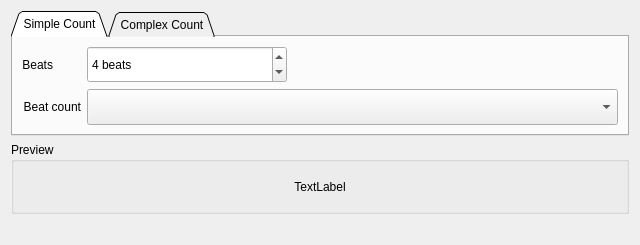
<?xml version="1.0" encoding="UTF-8"?>
<ui version="4.0">
 <class>measureTabs</class>
 <widget class="QWidget" name="measureTabs">
  <property name="geometry">
   <rect>
    <x>0</x>
    <y>0</y>
    <width>640</width>
    <height>245</height>
   </rect>
  </property>
  <property name="sizePolicy">
   <sizepolicy hsizetype="Expanding" vsizetype="Expanding">
    <horstretch>0</horstretch>
    <verstretch>0</verstretch>
   </sizepolicy>
  </property>
  <property name="windowTitle">
   <string>Form</string>
  </property>
  <layout class="QVBoxLayout" name="verticalLayout">
   <item>
    <widget class="QTabWidget" name="counterTabs">
     <property name="sizePolicy">
      <sizepolicy hsizetype="Preferred" vsizetype="Preferred">
       <horstretch>0</horstretch>
       <verstretch>0</verstretch>
      </sizepolicy>
     </property>
     <property name="minimumSize">
      <size>
       <width>580</width>
       <height>125</height>
      </size>
     </property>
     <property name="maximumSize">
      <size>
       <width>16777215</width>
       <height>16777215</height>
      </size>
     </property>
     <property name="tabShape">
      <enum>QTabWidget::Triangular</enum>
     </property>
     <property name="currentIndex">
      <number>0</number>
     </property>
     <widget class="QWidget" name="simpleTab">
      <property name="sizePolicy">
       <sizepolicy hsizetype="Preferred" vsizetype="Expanding">
        <horstretch>0</horstretch>
        <verstretch>0</verstretch>
       </sizepolicy>
      </property>
      <property name="toolTip">
       <string>Edit a simple measure count</string>
      </property>
      <attribute name="title">
       <string>Simple Count</string>
      </attribute>
      <layout class="QGridLayout" name="gridLayout">
       <item row="0" column="0">
        <spacer name="horizontalSpacer_3">
         <property name="orientation">
          <enum>Qt::Horizontal</enum>
         </property>
         <property name="sizeType">
          <enum>QSizePolicy::MinimumExpanding</enum>
         </property>
         <property name="sizeHint" stdset="0">
          <size>
           <width>0</width>
           <height>20</height>
          </size>
         </property>
        </spacer>
       </item>
       <item row="1" column="2">
        <widget class="QComboBox" name="beatCountComboBox">
         <property name="sizePolicy">
          <sizepolicy hsizetype="Expanding" vsizetype="Preferred">
           <horstretch>2</horstretch>
           <verstretch>0</verstretch>
          </sizepolicy>
         </property>
         <property name="minimumSize">
          <size>
           <width>460</width>
           <height>0</height>
          </size>
         </property>
         <property name="maximumSize">
          <size>
           <width>16777215</width>
           <height>16777215</height>
          </size>
         </property>
         <property name="baseSize">
          <size>
           <width>460</width>
           <height>0</height>
          </size>
         </property>
         <property name="toolTip">
          <string>The number of beats in this measure</string>
         </property>
        </widget>
       </item>
       <item row="0" column="1">
        <widget class="QLabel" name="label_2">
         <property name="sizePolicy">
          <sizepolicy hsizetype="Maximum" vsizetype="Preferred">
           <horstretch>0</horstretch>
           <verstretch>0</verstretch>
          </sizepolicy>
         </property>
         <property name="toolTip">
          <string>The size of each measure in the new score in beats</string>
         </property>
         <property name="text">
          <string>Beats</string>
         </property>
         <property name="alignment">
          <set>Qt::AlignRight|Qt::AlignTrailing|Qt::AlignVCenter</set>
         </property>
         <property name="buddy">
          <cstring>beatsSpinBox</cstring>
         </property>
        </widget>
       </item>
       <item row="0" column="2">
        <widget class="QSpinBox" name="beatsSpinBox">
         <property name="sizePolicy">
          <sizepolicy hsizetype="Preferred" vsizetype="Preferred">
           <horstretch>1</horstretch>
           <verstretch>0</verstretch>
          </sizepolicy>
         </property>
         <property name="maximumSize">
          <size>
           <width>200</width>
           <height>16777215</height>
          </size>
         </property>
         <property name="baseSize">
          <size>
           <width>100</width>
           <height>0</height>
          </size>
         </property>
         <property name="toolTip">
          <string>The size of each measure in the new score in beats</string>
         </property>
         <property name="statusTip">
          <string>The size of each measure in the new score in beats</string>
         </property>
         <property name="suffix">
          <string> beats</string>
         </property>
         <property name="minimum">
          <number>1</number>
         </property>
         <property name="maximum">
          <number>256</number>
         </property>
         <property name="value">
          <number>4</number>
         </property>
        </widget>
       </item>
       <item row="1" column="1">
        <widget class="QLabel" name="label_3">
         <property name="sizePolicy">
          <sizepolicy hsizetype="Maximum" vsizetype="Preferred">
           <horstretch>0</horstretch>
           <verstretch>0</verstretch>
          </sizepolicy>
         </property>
         <property name="toolTip">
          <string>The number of beats in this measure</string>
         </property>
         <property name="text">
          <string>Beat count</string>
         </property>
         <property name="alignment">
          <set>Qt::AlignRight|Qt::AlignTrailing|Qt::AlignVCenter</set>
         </property>
        </widget>
       </item>
       <item row="0" column="3">
        <spacer name="horizontalSpacer_4">
         <property name="orientation">
          <enum>Qt::Horizontal</enum>
         </property>
         <property name="sizeType">
          <enum>QSizePolicy::MinimumExpanding</enum>
         </property>
         <property name="sizeHint" stdset="0">
          <size>
           <width>0</width>
           <height>20</height>
          </size>
         </property>
        </spacer>
       </item>
      </layout>
     </widget>
     <widget class="QWidget" name="complexTab">
      <property name="toolTip">
       <string>Edit a complex measure count</string>
      </property>
      <attribute name="title">
       <string>Complex Count</string>
      </attribute>
      <layout class="QGridLayout" name="gridLayout_3">
       <item row="0" column="1">
        <widget class="QPushButton" name="complexEditButton">
         <property name="toolTip">
          <string>Edit a complex count</string>
         </property>
         <property name="text">
          <string>Edit Count</string>
         </property>
        </widget>
       </item>
       <item row="0" column="0">
        <spacer name="horizontalSpacer">
         <property name="orientation">
          <enum>Qt::Horizontal</enum>
         </property>
         <property name="sizeHint" stdset="0">
          <size>
           <width>40</width>
           <height>20</height>
          </size>
         </property>
        </spacer>
       </item>
       <item row="0" column="2">
        <spacer name="horizontalSpacer_2">
         <property name="orientation">
          <enum>Qt::Horizontal</enum>
         </property>
         <property name="sizeHint" stdset="0">
          <size>
           <width>40</width>
           <height>20</height>
          </size>
         </property>
        </spacer>
       </item>
      </layout>
     </widget>
    </widget>
   </item>
   <item>
    <widget class="QGroupBox" name="groupBox">
     <property name="sizePolicy">
      <sizepolicy hsizetype="Preferred" vsizetype="Preferred">
       <horstretch>0</horstretch>
       <verstretch>0</verstretch>
      </sizepolicy>
     </property>
     <property name="minimumSize">
      <size>
       <width>580</width>
       <height>72</height>
      </size>
     </property>
     <property name="maximumSize">
      <size>
       <width>16777215</width>
       <height>16777215</height>
      </size>
     </property>
     <property name="baseSize">
      <size>
       <width>200</width>
       <height>0</height>
      </size>
     </property>
     <property name="toolTip">
      <string>A preview of the measure count currently selected</string>
     </property>
     <property name="title">
      <string>Preview</string>
     </property>
     <layout class="QVBoxLayout" name="verticalLayout_2">
      <item>
       <widget class="QLabel" name="previewText">
        <property name="text">
         <string>TextLabel</string>
        </property>
        <property name="alignment">
         <set>Qt::AlignCenter</set>
        </property>
        <property name="textInteractionFlags">
         <set>Qt::NoTextInteraction</set>
        </property>
       </widget>
      </item>
     </layout>
    </widget>
   </item>
   <item>
    <spacer name="verticalSpacer">
     <property name="orientation">
      <enum>Qt::Vertical</enum>
     </property>
     <property name="sizeType">
      <enum>QSizePolicy::MinimumExpanding</enum>
     </property>
     <property name="sizeHint" stdset="0">
      <size>
       <width>20</width>
       <height>0</height>
      </size>
     </property>
    </spacer>
   </item>
  </layout>
 </widget>
 <resources/>
 <connections/>
</ui>
